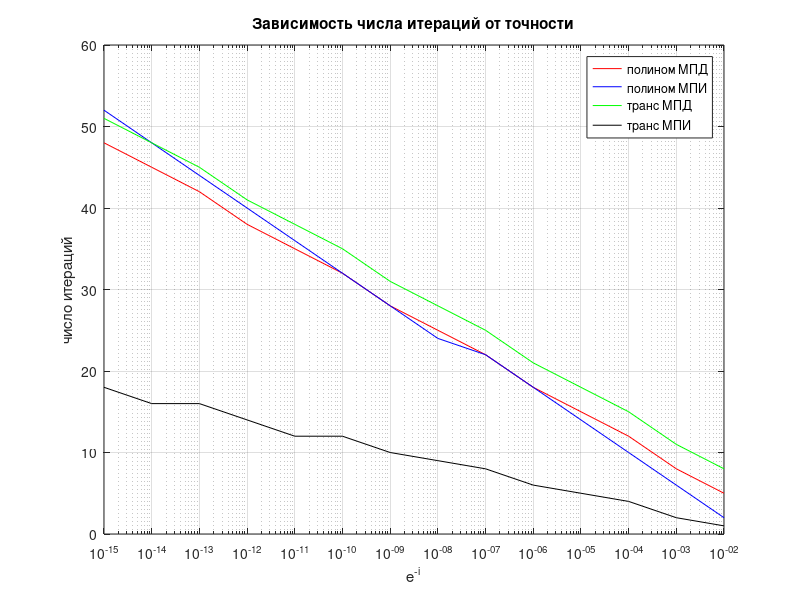
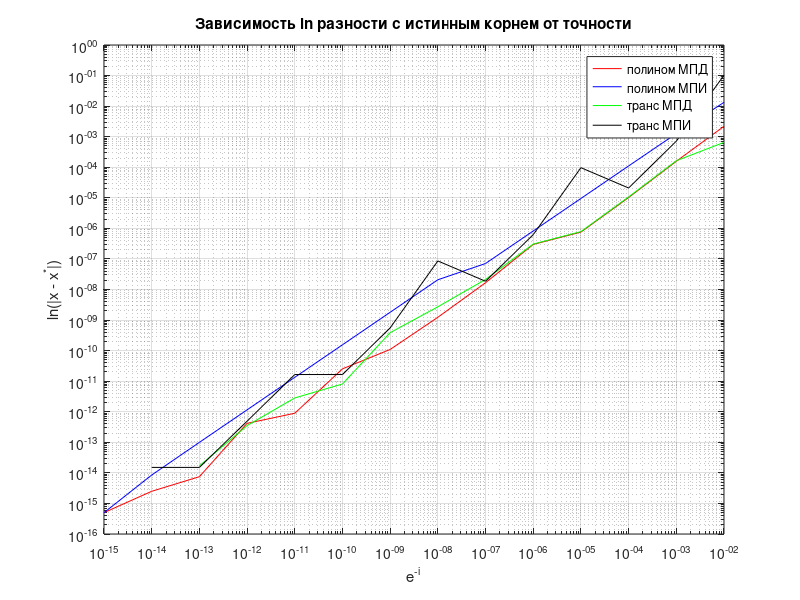

Reproduce these figures in MATLAB, in order.
% Зависимость итераций от точности

f1 = figure;

e = [0.010000000000000 0.001000000000000 0.000100000000000 0.000010000000000 0.000001000000000 0.000000100000000 0.000000010000000 0.000000001000000 0.000000000100000 0.000000000010000 0.000000000001000 0.000000000000100 0.000000000000010 0.000000000000001];

% polynom hpm
iter = [5 8 12 15 18 22 25 28 32 35 38 42 45 48];
semilogx(e, iter, "red");
hold on
grid on
% polynom fpi
iter = [2 6 10 14 18 22 24 28 32 36 40 44 48 52];
semilogx(e, iter, "blue");
% complex hpm
iter = [8 11 15 18 21 25 28 31 35 38 41 45 48 51];
semilogx(e, iter, "green");
% complex fpi
iter = [1 2 4 5 6 8 9 10 12 12 14 16 16 18];
semilogx(e, iter, "black");

legend('полином МПД','полином МПИ', 'транс МПД', 'транс МПИ');
title("Зависимость числа итераций от точности");
xlabel("e^-^i");
ylabel("число итераций");
hold off

% Фактическая ошибка

f2 = figure;

rootPoly = 0.3065629648763765278566431734271871535837611883492695275488983669;
rootComplex = -5.8001297200890918399;
rootsPolyHpm = [0.308750000000000 0.306406250000000 0.306552734375000 0.306563720703125 0.306563262939453 0.306562948226929 0.306562966108322 0.306562964767218 0.306562964851037 0.306562964875484 0.306562964876794 0.306562964876384 0.306562964876374 0.306562964876376];
rootsPolyFpi = [0.293256210224558 0.305297282973238 0.306452711630470 0.306553444089607 0.306562143346881 0.306562893992922 0.306562944055234 0.306562963079891 0.306562964721373 0.306562964863002 0.306562964875223 0.306562964876277 0.306562964876368 0.306562964876376];
rootsComplexHpm = [-5.800781250000000 -5.800292968750000 -5.800140380859375 -5.800128936767578 -5.800129413604736 -5.800129741430283 -5.800129722803831 -5.800129720475525 -5.800129720097175 -5.800129720086261 -5.800129720089444 -5.800129720089075 -5.800129720089092 -5.800129720089092 ];
rootsComplexFpi = [-5.902532965757413 -5.799415642675740 -5.800150655859045 -5.800226526042009 -5.800129095927074 -5.800129738688023 -5.800129806054475 -5.800129719534867 -5.800129720105607 -5.800129720105607 -5.800129720088600 -5.800129720089107 -5.800129720089107 -5.800129720089092];

% polynom hpm
loglog(e, abs(rootsPolyHpm - rootPoly), "red");
hold on
grid on
% polynom fpi
loglog(e, abs(rootsPolyFpi - rootPoly), "blue");
% complex hpm
loglog(e, abs(rootsComplexHpm - rootComplex), "green");
% complex fpi
loglog(e, abs(rootsComplexFpi - rootComplex), "black");

legend('полином МПД','полином МПИ', 'транс МПД', 'транс МПИ');
title("Зависимость ln разности с истинным корнем от точности");
xlabel("e^-^i");
ylabel("ln(|x - x^*|)");
hold off